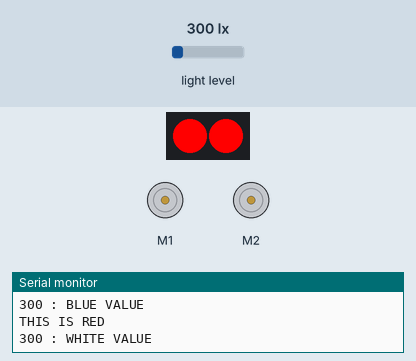
Simulated run of this sketch. Board: Arduino Uno, built with avr-gcc and run on an emulated ATmega328P. On the bench: 2 × DC motor (green arrow = forward, orange = backward, longer = faster), 2 RGB LEDs in strip order, left to right, the last lines printed to the serial monitor. The test bench sets the inputs (shaded band); at power-on: light level 300 lx.

Above: at 6.7 s.
6.8 s: light level set to 419 lx
At 8.1 s:
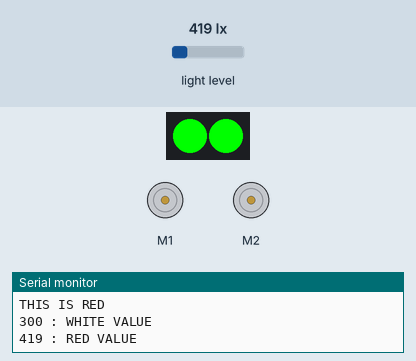
9.1 s: light level set to 385 lx
At 10.6 s:
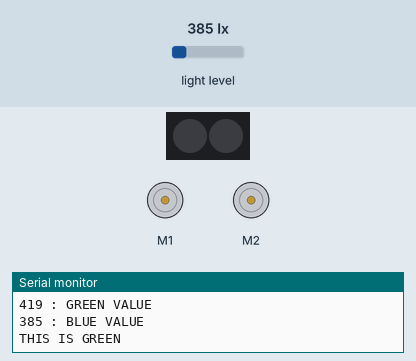
Timing chart, 0 to 18.6 s (numbered marks = the images above; inputs shaded):
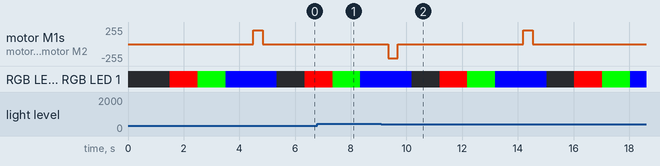

The sketch:

colour_sensor__for_testing_.ino
```cpp
#include <Arduino.h>
#include <Wire.h>
#include <SoftwareSerial.h>

#include <MeMCore.h>
#define RGBWait 200
#define LDRWait 10

#define OPSPD 210 // Operating Speed
#define TDURATION 340 // Standard time taken for 90 degree turn

//Global variables
MeDCMotor leftWheel(M1);
MeDCMotor rightWheel(M2);
MeLineFollower lineFinder(PORT_2);


//Function prototypes for those with default arguments

void leftTurn(int16_t turnSpeed = OPSPD, uint16_t duration = TDURATION);

void rightTurn(int16_t turnSpeed = OPSPD, uint16_t duration = TDURATION);


double red;
double green;
double blue;
double white;
MeRGBLed rgbled_7(7, 7==7?2:4);
MeLightSensor lightsensor_6(6);


void setup(){
  lineFinder.readSensors(); //initializes the starting position
  delay(500); // temporary fix
  moveForward();
  Serial.begin(9600);
}

void loop(){
  detectChallenge();
  lineFinder.readSensors();
  delay(500); //temporary fix
  //colourAction(red, green, blue, white);
}

//Detector functions
void detectChallenge(void){
  while(lineFinder.readSensors() == 3){
    moveForward();
  }
  stopWheels();
  solveChallenge();
}

// Challenge Solver
void solveChallenge(void){
  colourAction(red, green, blue, white);
}

//General movement functions
void stopWheels(void){
  leftWheel.stop();
  rightWheel.stop();
}

void moveForward(void){
  leftWheel.run(-OPSPD);
  rightWheel.run(OPSPD - 5);
}

void stepForward(uint16_t duration){
  moveForward();
  delay(duration);
  stopWheels();
}

void leftTurn(int16_t turnSpeed = OPSPD, uint16_t duration = TDURATION){
  leftWheel.run(turnSpeed);
  rightWheel.run(turnSpeed);
  delay(duration);
  stopWheels();
}

void rightTurn(int16_t turnSpeed = OPSPD, uint16_t duration = TDURATION){
  leftTurn(-turnSpeed);
}

void uTurn(void){
  leftWheel.run(OPSPD);
  rightWheel.run(OPSPD);
  delay(TDURATION * 2);
  stopWheels();
}

void LLTurn(void){
  leftTurn();
  stepForward(800); //replace with dynamic value from get_duration (from frontal US emitter/detectors)
  leftTurn();
}

void RRTurn(void){
  rightTurn();
  stepForward(800); //replace with dynamic value from get_duration (from frontal US emitter/detectors)
  rightTurn();
}

void colourAction(int red, int green, int blue, int white) {
  // scan
  rgbled_7.setColor(0,0,0,0);
  rgbled_7.show();
  delay(1000);
  white = lightsensor_6.read();
  Serial.print(white);
  Serial.println(" : WHITE VALUE");

  // scan red
  rgbled_7.setColor(0,255,0,0);
  rgbled_7.show();
  delay(1000);
  red = lightsensor_6.read();
  Serial.print(red);
  Serial.println(" : RED VALUE");

  // scan green
  rgbled_7.setColor(0,0,255,0);
  rgbled_7.show();
  delay(1000);
  green = lightsensor_6.read();
  Serial.print(green);
  Serial.println(" : GREEN VALUE");

  // scan blue
  rgbled_7.setColor(0,0,0,255);
  rgbled_7.show();
  delay(1000);
  blue = lightsensor_6.read();
  Serial.print(blue);
  Serial.println(" : BLUE VALUE");

  Serial.print("THIS IS");
  if (red > 400 && green > 400 && blue > 400) {
    Serial.println(" WHITE");
      uTurn();
  } else if (red < 200 && green < 200 && blue < 200) {
    Serial.println(" BLACK");
    while(1 == 1) {
      stopWheels();
    }
  } else if (blue > red - 50 && blue > green) {
      Serial.println(" BLUE");
      RRTurn();
  } else if (green > red - 50 && green > blue) {
    Serial.println(" GREEN");
      rightTurn();
  } else if (white < 180) { // one side blocked
    if (red + 25 < 565) {
      Serial.println(" RED");
      leftTurn();
    } else {
    Serial.println(" ORANGE");
      LLTurn();
    }
  } else { // both sides clear (white > 180)
    if (red < 565) {
      Serial.println(" RED");
      leftTurn();
    } else {
      Serial.println(" ORANGE");
      LLTurn();
    }
  }
}
```

Measured:
- the behaviour switches between 401 and 400 lx on light level (found by bisection; images 1 and 2)
